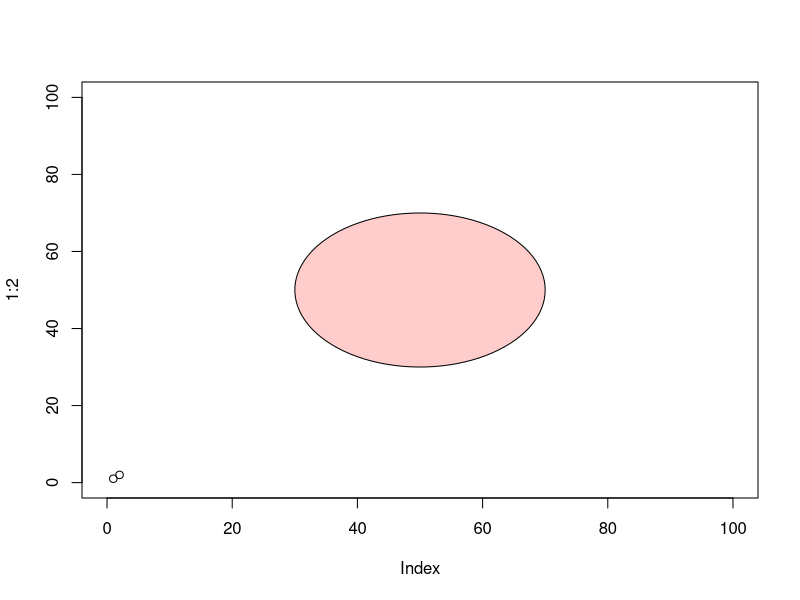

The R script that drew this image:
## ---- chunk 1
canvas <- function(mn=0,mx=100) {
  plot( 1:2, xlim=c(mn,mx), ylim=c(mn,mx))
}

circle <- function(x,y,r,...) {
  angs <- seq(0,2*pi,length=100)
  xpts <- x+r*cos(angs)
  ypts <- y+r*sin(angs)
  polygon(xpts,ypts,...)
  }
## ---- chunk 2
canvas()
circle(50,50,20,col=rgb(1,0,0,.2))
